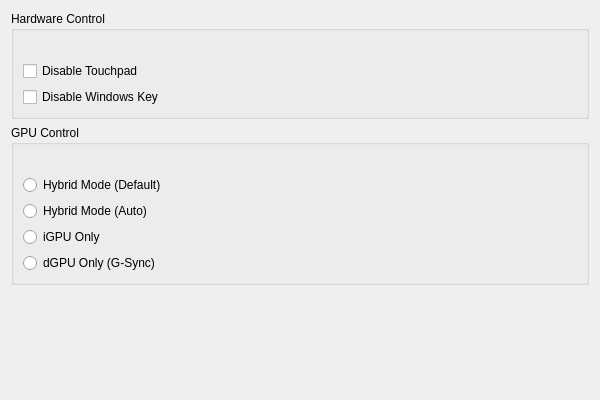
<?xml version="1.0" encoding="UTF-8"?>
<ui version="4.0">
 <class>OtherControl</class>
 <widget class="QWidget" name="OtherControl">
  <property name="geometry">
   <rect>
    <x>0</x>
    <y>0</y>
    <width>600</width>
    <height>400</height>
   </rect>
  </property>
  <property name="windowTitle">
   <string>Other Settings</string>
  </property>
  <layout class="QVBoxLayout" name="verticalLayout">
   <item>
    <widget class="QGroupBox" name="groupBox_OtherSettings">
     <property name="title">
      <string>Hardware Control</string>
     </property>
     <layout class="QVBoxLayout" name="verticalLayout_2">
      <property name="topMargin">
       <number>30</number>
      </property>
      <item>
       <widget class="QCheckBox" name="checkBox_DisableTouchpad">
        <property name="toolTip">
         <string>When enabled, the touchpad will be disabled</string>
        </property>
        <property name="text">
         <string>Disable Touchpad</string>
        </property>
       </widget>
      </item>
      <item>
       <widget class="QCheckBox" name="checkBox_DisableWinKey">
        <property name="toolTip">
         <string>When enabled, the Windows key will be disabled</string>
        </property>
        <property name="text">
         <string>Disable Windows Key</string>
        </property>
       </widget>
      </item>
     </layout>
    </widget>
   </item>
   <item>
    <widget class="QGroupBox" name="groupBox_GPUControl">
     <property name="title">
      <string>GPU Control</string>
     </property>
     <layout class="QVBoxLayout" name="verticalLayout_3">
      <property name="topMargin">
       <number>30</number>
      </property>
      <item>
       <widget class="QRadioButton" name="radioButton_HybridOn">
        <property name="text">
         <string>Hybrid Mode (Default)</string>
        </property>
        <property name="toolTip">
         <string>Both iGPU and dGPU are available, automatic switching</string>
        </property>
       </widget>
      </item>
      <item>
       <widget class="QRadioButton" name="radioButton_HybridAuto">
        <property name="text">
         <string>Hybrid Mode (Auto)</string>
        </property>
        <property name="toolTip">
         <string>Automatic GPU switching with power optimization</string>
        </property>
       </widget>
      </item>
      <item>
       <widget class="QRadioButton" name="radioButton_HybridIGPUOnly">
        <property name="text">
         <string>iGPU Only</string>
        </property>
        <property name="toolTip">
         <string>Only integrated GPU is active, discrete GPU is disabled</string>
        </property>
       </widget>
      </item>
      <item>
       <widget class="QRadioButton" name="radioButton_HybridOff">
        <property name="text">
         <string>dGPU Only (G-Sync)</string>
        </property>
        <property name="toolTip">
         <string>Only discrete GPU is active, G-Sync enabled</string>
        </property>
       </widget>
      </item>
     </layout>
    </widget>
   </item>
   <item>
    <spacer name="verticalSpacer_2">
     <property name="orientation">
      <enum>Qt::Orientation::Vertical</enum>
     </property>
     <property name="sizeHint" stdset="0">
      <size>
       <width>20</width>
       <height>40</height>
      </size>
     </property>
    </spacer>
   </item>
  </layout>
 </widget>
 <resources/>
 <connections/>
</ui>
